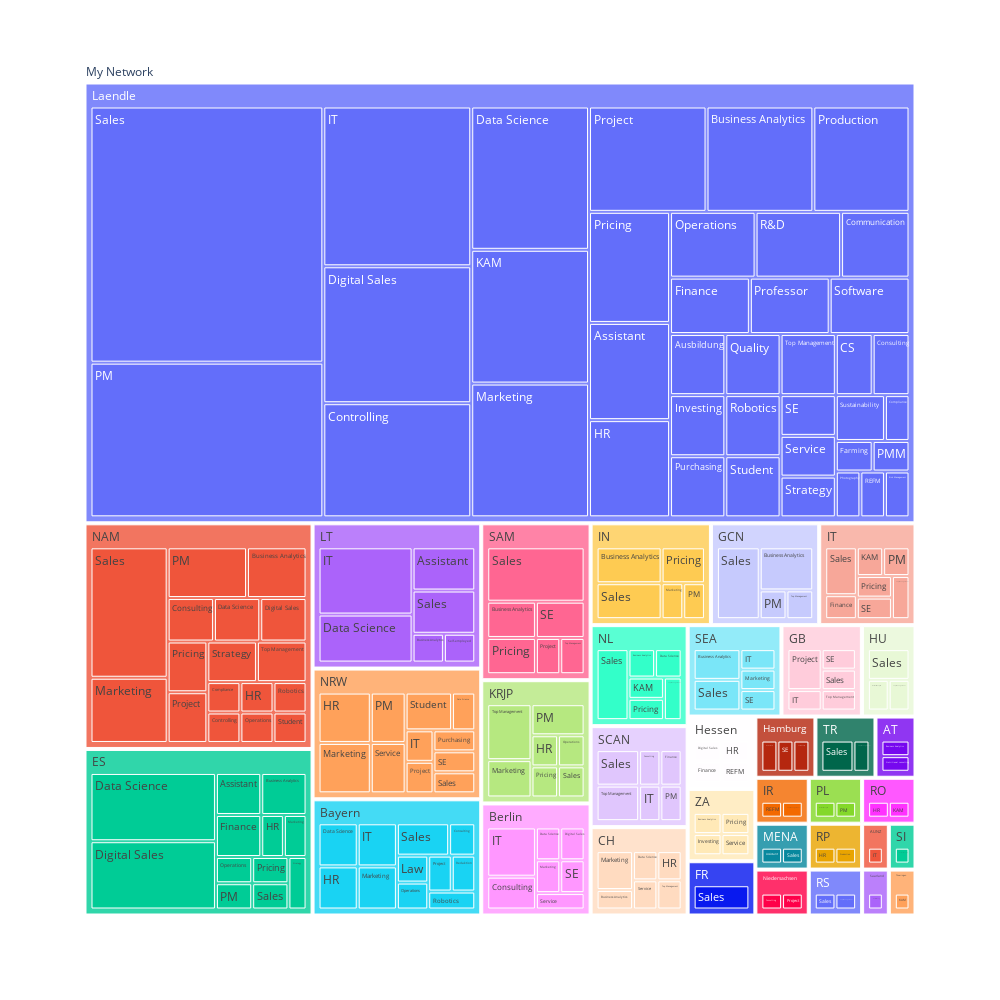

Write notebook code for a chart like this one.
### Code cell
#Step7 - Visualization via Plot.ly - Areas of my network

# create root node for treemap
df['My Network'] = 'My Network'

#Company-centric Perspective
fig = px.treemap(df, path=['My Network', 'Area', 'Job'], width=1000, height=1000)
fig.show()

### Figure 1 — Plotly figure (JSON) as saved in the notebook; plotly's stock layout.template omitted (floating-point values rounded to 4 significant figures; data arrays with more than 128 entries replaced by an {"elided": "..."} marker saying what was removed)
{"data": [{"branchvalues": "total", "domain": {"x": [0, 1], "y": [0, 1]}, "hovertemplate": "labels=%{label}<br>count=%{value}<br>parent=%{parent}<br>id=%{id}<extra></extra>", "ids": {"elided": "233 str values"}, "labels": {"elided": "233 str values"}, "name": "", "parents": {"elided": "233 str values"}, "type": "treemap", "values": {"elided": "233 int values"}}], "layout": {"height": 1000, "legend": {"tracegroupgap": 0}, "margin": {"t": 60}, "width": 1000}}
